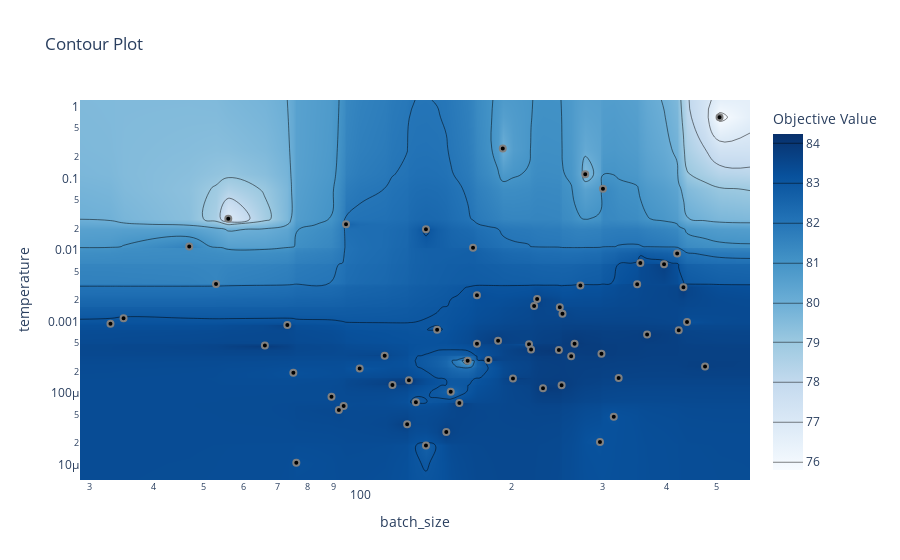

Notebook code cell kept with this figure:
### Code cell
plot_contour(study, params=["batch_size", "temperature"])
